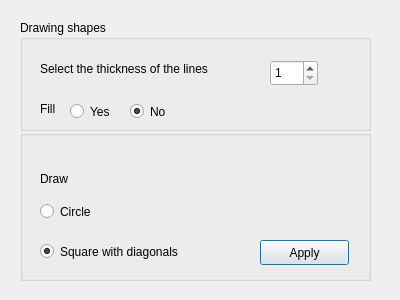
<?xml version="1.0" encoding="UTF-8"?>
<ui version="4.0">
 <class>draws</class>
 <widget class="QDialog" name="draws">
  <property name="geometry">
   <rect>
    <x>0</x>
    <y>0</y>
    <width>400</width>
    <height>300</height>
   </rect>
  </property>
  <property name="windowTitle">
   <string>Dialog</string>
  </property>
  <widget class="QGroupBox" name="groupBox">
   <property name="geometry">
    <rect>
     <x>20</x>
     <y>20</y>
     <width>351</width>
     <height>111</height>
    </rect>
   </property>
   <property name="title">
    <string>Drawing shapes</string>
   </property>
   <widget class="QLabel" name="label">
    <property name="geometry">
     <rect>
      <x>20</x>
      <y>40</y>
      <width>221</width>
      <height>17</height>
     </rect>
    </property>
    <property name="text">
     <string>Select the thickness of the lines</string>
    </property>
   </widget>
   <widget class="QLabel" name="label_2">
    <property name="geometry">
     <rect>
      <x>20</x>
      <y>80</y>
      <width>31</width>
      <height>17</height>
     </rect>
    </property>
    <property name="text">
     <string>Fill</string>
    </property>
   </widget>
   <widget class="QSpinBox" name="spinBox">
    <property name="geometry">
     <rect>
      <x>250</x>
      <y>40</y>
      <width>48</width>
      <height>26</height>
     </rect>
    </property>
    <property name="minimum">
     <number>1</number>
    </property>
    <property name="maximum">
     <number>50</number>
    </property>
   </widget>
   <widget class="QRadioButton" name="radioButton">
    <property name="geometry">
     <rect>
      <x>50</x>
      <y>80</y>
      <width>51</width>
      <height>23</height>
     </rect>
    </property>
    <property name="text">
     <string>Yes</string>
    </property>
   </widget>
   <widget class="QRadioButton" name="radioButton_2">
    <property name="geometry">
     <rect>
      <x>110</x>
      <y>80</y>
      <width>112</width>
      <height>23</height>
     </rect>
    </property>
    <property name="text">
     <string>No</string>
    </property>
    <property name="checked">
     <bool>true</bool>
    </property>
   </widget>
  </widget>
  <widget class="QGroupBox" name="groupBox_2">
   <property name="geometry">
    <rect>
     <x>20</x>
     <y>130</y>
     <width>351</width>
     <height>151</height>
    </rect>
   </property>
   <property name="title">
    <string/>
   </property>
   <widget class="QPushButton" name="pushButton">
    <property name="geometry">
     <rect>
      <x>240</x>
      <y>110</y>
      <width>89</width>
      <height>25</height>
     </rect>
    </property>
    <property name="text">
     <string>Apply</string>
    </property>
   </widget>
   <widget class="QRadioButton" name="radioButton_4">
    <property name="geometry">
     <rect>
      <x>20</x>
      <y>110</y>
      <width>191</width>
      <height>23</height>
     </rect>
    </property>
    <property name="text">
     <string>Square with diagonals</string>
    </property>
    <property name="checked">
     <bool>true</bool>
    </property>
   </widget>
   <widget class="QRadioButton" name="radioButton_3">
    <property name="geometry">
     <rect>
      <x>20</x>
      <y>70</y>
      <width>61</width>
      <height>23</height>
     </rect>
    </property>
    <property name="text">
     <string>Circle</string>
    </property>
   </widget>
   <widget class="QLabel" name="label_3">
    <property name="geometry">
     <rect>
      <x>20</x>
      <y>40</y>
      <width>91</width>
      <height>17</height>
     </rect>
    </property>
    <property name="text">
     <string>Draw</string>
    </property>
   </widget>
  </widget>
 </widget>
 <resources/>
 <connections/>
</ui>
